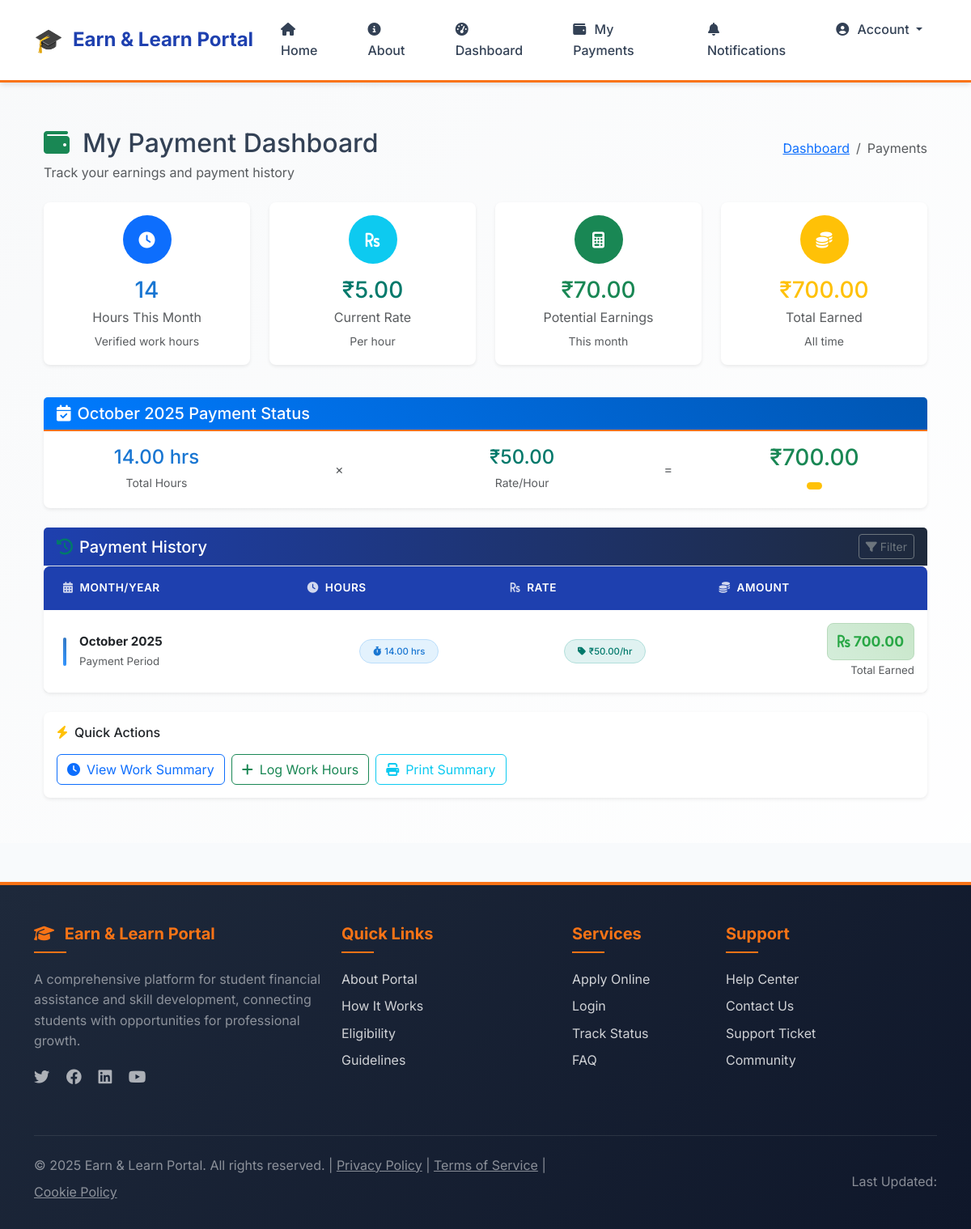
The page /scheme/student/payments/ (signed in) on the database as committed earlier.
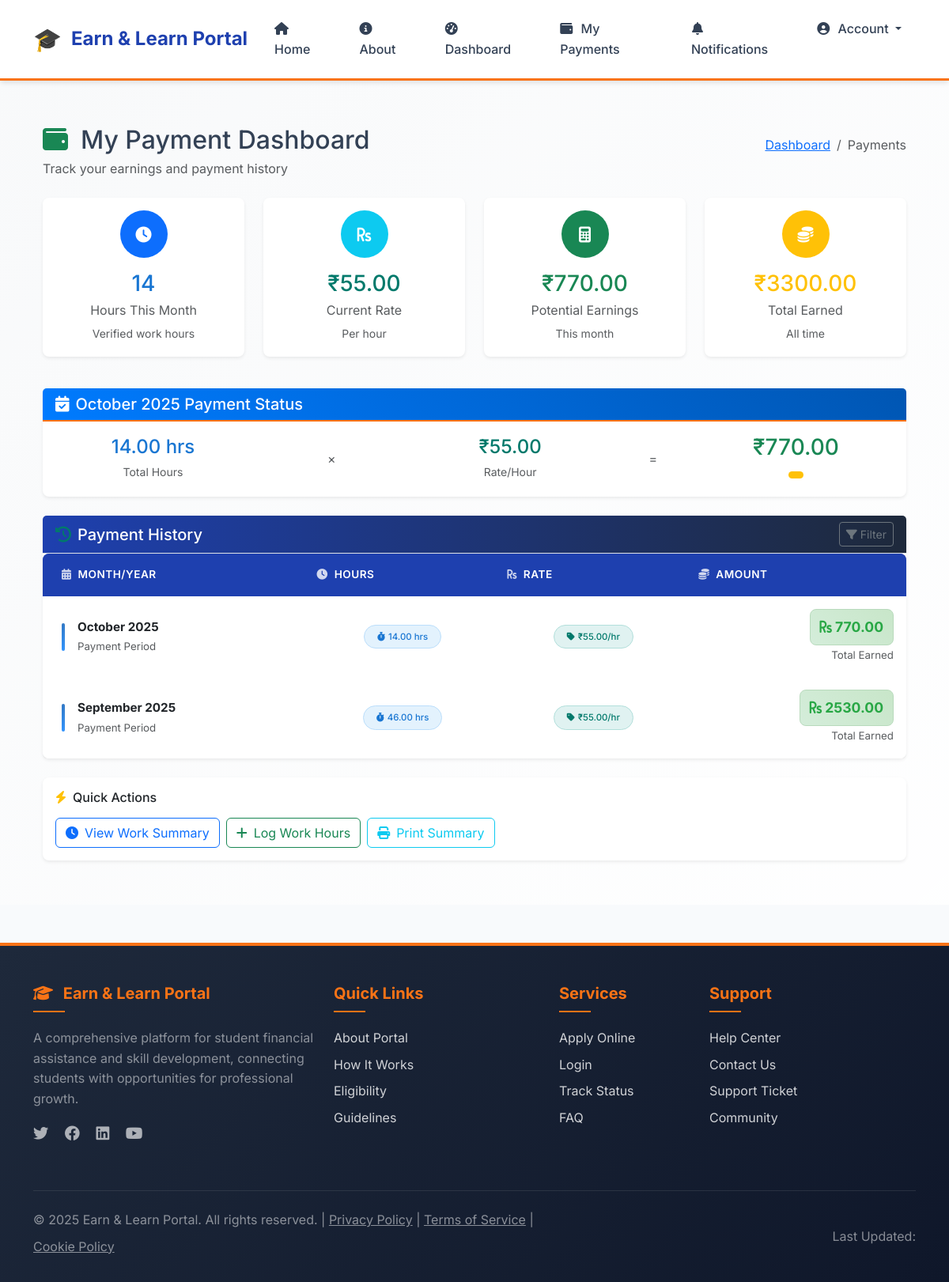
The same page on the database as committed later.
### scheme/models.py (models this page shows, shortened)
class PaymentRate(models.Model):
    rate_per_hour = models.DecimalField(
        max_digits=8,
        decimal_places=2,
        validators=[MinValueValidator(Decimal('0.01'))],
        help_text="Payment rate per hour in INR"
    )
    set_by = models.ForeignKey(
        settings.AUTH_USER_MODEL,
        on_delete=models.SET_NULL,
        null=True,
        limit_choices_to={'role': 'el_coordinator'},
        related_name='payment_rates_set'
    )
    created_at = models.DateTimeField(auto_now_add=True)
    updated_at = models.DateTimeField(auto_now=True)
    notes = models.TextField(blank=True, null=True, help_text="Optional notes about this rate change")
    class Meta:
        ordering = ['-updated_at']
        verbose_name = "Payment Rate"
        verbose_name_plural = "Payment Rate"
    @classmethod
    def get_current_rate(cls):
        try:
            return cls.objects.first()
        except cls.DoesNotExist:
            return None

class PaymentCalculation(models.Model):
    student = models.ForeignKey(
        settings.AUTH_USER_MODEL,
        on_delete=models.CASCADE,
        limit_choices_to={'role': 'student'},
        related_name='payment_calculations'
    )
    department = models.ForeignKey(
        'Department',
        on_delete=models.CASCADE,
        related_name='payment_calculations'
    )
    calculation_month = models.DateField(help_text="Month for which payment is calculated (stored as first day of month)")
    total_hours = models.DecimalField(
        max_digits=6,
        decimal_places=2,
        help_text="Total verified hours for the month"
    )
    rate_per_hour = models.DecimalField(
        max_digits=8,
        decimal_places=2,
        help_text="Rate per hour used for calculation"
    )
    total_amount = models.DecimalField(
        max_digits=10,
        decimal_places=2,
        help_text="Total calculated amount (hours × rate)"
    )
    calculated_by = models.ForeignKey(
        settings.AUTH_USER_MODEL,
        on_delete=models.SET_NULL,
        null=True,
        related_name='payment_calculations_made'
    )
    notes = models.TextField(blank=True, null=True, help_text="Optional notes about the calculation")
    created_at = models.DateTimeField(auto_now_add=True)
    updated_at = models.DateTimeField(auto_now=True)
    class Meta:
        unique_together = ['student', 'calculation_month']
        ordering = ['-calculation_month', 'student__first_name']
        verbose_name = "Payment Calculation"
        verbose_name_plural = "Payment Calculations"
    @property
    def month_year_display(self):
        return self.calculation_month.strftime("%B %Y")

### users/decorators.py (the view)
        def wrapper(request, *args, **kwargs):
            if request.user.is_authenticated and hasattr(request.user, 'role'):
                if isinstance(required_role, list):
                    if request.user.role in required_role:
                        return view_func(request, *args, **kwargs)
                else:
                    if request.user.role == required_role:
                        return view_func(request, *args, **kwargs)
                return HttpResponseForbidden("You are not authorized to access this page.")
            return HttpResponseForbidden("You are not authorized to access this page.")

### templates/scheme/student_payment_dashboard.html (shortened to what this page needs)
{% extends "base.html" %}
{% load static %}
{% block content %}
<div class="container-fluid py-4">
    <div class="row">
        <div class="col-12">
            <div class="page-header mb-4">
                <div class="d-flex justify-content-between align-items-center">
                    <div>
                        <h2 class="page-title mb-1">
                            <i class="fas fa-wallet text-success me-3"></i>My Payment Dashboard
                        </h2>
                        <p class="text-muted mb-0">Track your earnings and payment history</p>
                    </div>
                    <nav aria-label="breadcrumb">
                        <ol class="breadcrumb">
                            <li class="breadcrumb-item"><a href="{% url 'student_dashboard' %}">Dashboard</a></li>
                            <li class="breadcrumb-item active">Payments</li>
                        </ol>
                    </nav>
                </div>
            </div>
        </div>
    </div>
    <div class="row mb-4">
        <div class="col-xl-3 col-lg-6 col-md-6 mb-3">
            <div class="card border-0 shadow-sm h-100">
                <div class="card-body text-center">
                    <div class="icon-box mx-auto mb-3 bg-primary text-white rounded-circle d-flex align-items-center justify-content-center" style="width: 60px; height: 60px;">
                        <i class="fas fa-clock fa-lg"></i>
                    </div>
                    <h3 class="text-primary mb-1">{{ current_month_hours }}</h3>
                    <p class="text-muted mb-1">Hours This Month</p>
                    <small class="text-muted">Verified work hours</small>
                </div>
            </div>
        </div>
        <div class="col-xl-3 col-lg-6 col-md-6 mb-3">
            <div class="card border-0 shadow-sm h-100">
                <div class="card-body text-center">
                    <div class="icon-box mx-auto mb-3 bg-info text-white rounded-circle d-flex align-items-center justify-content-center" style="width: 60px; height: 60px;">
                        <i class="fas fa-rupee-sign fa-lg"></i>
                    </div>
                    <h3 class="text-info mb-1">
                        {% if current_rate %}₹{{ current_rate.rate_per_hour }}{% else %}Not Set{% endif %}
                    </h3>
                    <p class="text-muted mb-1">Current Rate</p>
                    <small class="text-muted">Per hour</small>
                </div>
            </div>
        </div>
        <div class="col-xl-3 col-lg-6 col-md-6 mb-3">
            <div class="card border-0 shadow-sm h-100">
                <div class="card-body text-center">
                    <div class="icon-box mx-auto mb-3 bg-success text-white rounded-circle d-flex align-items-center justify-content-center" style="width: 60px; height: 60px;">
                        <i class="fas fa-calculator fa-lg"></i>
                    </div>
                    <h3 class="text-success mb-1">₹{{ potential_earnings|floatformat:2 }}</h3>
                    <p class="text-muted mb-1">Potential Earnings</p>
                    <small class="text-muted">This month</small>
                </div>
            </div>
        </div>
        <div class="col-xl-3 col-lg-6 col-md-6 mb-3">
            <div class="card border-0 shadow-sm h-100">
                <div class="card-body text-center">
                    <div class="icon-box mx-auto mb-3 bg-warning text-white rounded-circle d-flex align-items-center justify-content-center" style="width: 60px; height: 60px;">
                        <i class="fas fa-coins fa-lg"></i>
                    </div>
                    <h3 class="text-warning mb-1">₹{{ total_earned|floatformat:2 }}</h3>
                    <p class="text-muted mb-1">Total Earned</p>
                    <small class="text-muted">All time</small>
                </div>
            </div>
        </div>
    </div>
    {% if current_month_record %}
    <div class="row mb-4">
        <div class="col-12">
            <div class="card border-0 shadow-sm">
                <div class="card-header bg-gradient-primary text-white">
                    <h5 class="card-title mb-0">
                        <i class="fas fa-calendar-check me-2"></i>{{ current_month_record.month_year_display }} Payment Status
                    </h5>
                </div>
                <div class="card-body">
                    <div class="row align-items-center">
                        <div class="col-md-3">
                            <div class="text-center">
                                <h4 class="text-primary mb-1">{{ current_month_record.total_hours }} hrs</h4>
                                <small class="text-muted">Total Hours</small>
                            </div>
                        </div>
                        <div class="col-md-2">
                            <div class="text-center">
                                <span class="text-muted">×</span>
                            </div>
                        </div>
                        <div class="col-md-3">
                            <div class="text-center">
                                <h4 class="text-info mb-1">₹{{ current_month_record.rate_per_hour }}</h4>
                                <small class="text-muted">Rate/Hour</small>
                            </div>
                        </div>
                        <div class="col-md-1">
                            <div class="text-center">
                                <span class="text-muted">=</span>
                            </div>
                        </div>
                        <div class="col-md-3">
                            <div class="text-center">
                                <h3 class="text-success mb-1">₹{{ current_month_record.total_amount }}</h3>
                                <span class="badge bg-{{ current_month_record.status|yesno:'success,warning,danger' }}">
                                </span>
                            </div>
                        </div>
                    </div>
                </div>
            </div>
        </div>
    </div>
    {% endif %}
    <div class="row">
        <div class="col-12">
            <div class="card border-0 shadow-sm">
                <div class="card-header bg-white border-bottom">
                    <div class="d-flex justify-content-between align-items-center">
                        <h5 class="card-title mb-0">
                            <i class="fas fa-history text-info me-2"></i>Payment History
                        </h5>
                        <button class="btn btn-outline-secondary btn-sm" data-bs-toggle="collapse" data-bs-target="#searchFilters">
                            <i class="fas fa-filter me-1"></i>Filter
                        </button>
                    </div>
                </div>
                <div class="card-body p-0">
                    {% if payment_history %}
                        <div class="table-responsive">
                            <table class="table table-hover mb-0 payment-history-table">
                                <thead class="payment-table-header">
                                    <tr>
                                        <th class="ps-4 border-0">
                                            <i class="fas fa-calendar-alt me-2"></i>Month/Year
                                        </th>
                                        <th class="border-0">
                                            <i class="fas fa-clock me-2"></i>Hours
                                        </th>
                                        <th class="border-0">
                                            <i class="fas fa-rupee-sign me-2"></i>Rate
                                        </th>
                                        <th class="border-0">
                                            <i class="fas fa-coins me-2"></i>Amount
                                        </th>
                                    </tr>
                                </thead>
                                <tbody>
                                    {% for record in payment_history %}
                                    <tr class="payment-row">
                                        <td class="ps-4 py-3 border-0">
                                            <div class="d-flex align-items-center">
                                                <div class="month-indicator me-3"></div>
                                                <div>
                                                    <strong class="text-dark">{{ record.month_year_display }}</strong>
                                                    <br><small class="text-muted">Payment Period</small>
                                                </div>
                                            </div>
                                        </td>
                                        <td class="py-3 border-0">
                                            <div class="hours-display">
                                                <span class="badge bg-primary-soft text-primary px-3 py-2">
                                                    <i class="fas fa-stopwatch me-1"></i>{{ record.total_hours }} hrs
                                                </span>
                                            </div>
                                        </td>
                                        <td class="py-3 border-0">
                                            <div class="rate-display">
                                                <span class="badge bg-info-soft text-info px-3 py-2">
                                                    <i class="fas fa-tag me-1"></i>₹{{ record.rate_per_hour }}/hr
                                                </span>
                                            </div>
                                        </td>
                                        <td class="py-3 border-0">
                                            <div class="amount-display">
                                                <span class="amount-badge">
                                                    <i class="fas fa-rupee-sign me-1"></i>{{ record.total_amount }}
                                                </span>
                                                <br><small class="text-muted">Total Earned</small>
                                            </div>
                                        </td>
                                    </tr>
                                    {% endfor %}
                                </tbody>
                            </table>
                        </div>
                    {% else %}
                        <div class="text-center py-5">
                            <i class="fas fa-receipt fa-3x text-muted mb-3"></i>
                            <h5 class="text-muted">No Payment Records Found</h5>
                            <p class="text-muted">Payment records will appear here once your work hours are verified and payments are calculated.</p>
                        </div>
                    {% endif %}
                </div>
            </div>
        </div>
    </div>
    <div class="row mt-4">
        <div class="col-12">
            <div class="card border-0 shadow-sm">
                <div class="card-body">
                    <h6 class="card-title mb-3">
                        <i class="fas fa-bolt text-warning me-2"></i>Quick Actions
                    </h6>
                    <div class="d-flex flex-wrap gap-2">
                        <a href="{% url 'work_summary' %}" class="btn btn-outline-primary">
                            <i class="fas fa-clock me-2"></i>View Work Summary
                        </a>
                        <a href="{% url 'student_dashboard' %}" class="btn btn-outline-success">
                            <i class="fas fa-plus me-2"></i>Log Work Hours
                        </a>
                        <button class="btn btn-outline-info" onclick="window.print()">
                            <i class="fas fa-print me-2"></i>Print Summary
                        </button>
                    </div>
                </div>
            </div>
        </div>
    </div>
</div>
{% endblock %}

Rows that differ between the two databases and show on the page:
removed PaymentRate: rate_per_hour "5.00"
added PaymentRate: rate_per_hour "55.00"
changed PaymentCalculation "October 2025": rate_per_hour "50.00" → "55.00"; total_amount "700.00" → "770.00"
added PaymentCalculation: month_year_display "September 2025", total_hours "46.00", rate_per_hour "55.00", total_amount "2530.00"
Other text that changed with them:
{{ potential_earnings|floatformat:2 }}: "70.00" → "770.00"
{{ total_earned|floatformat:2 }}: "700.00" → "3300.00"
